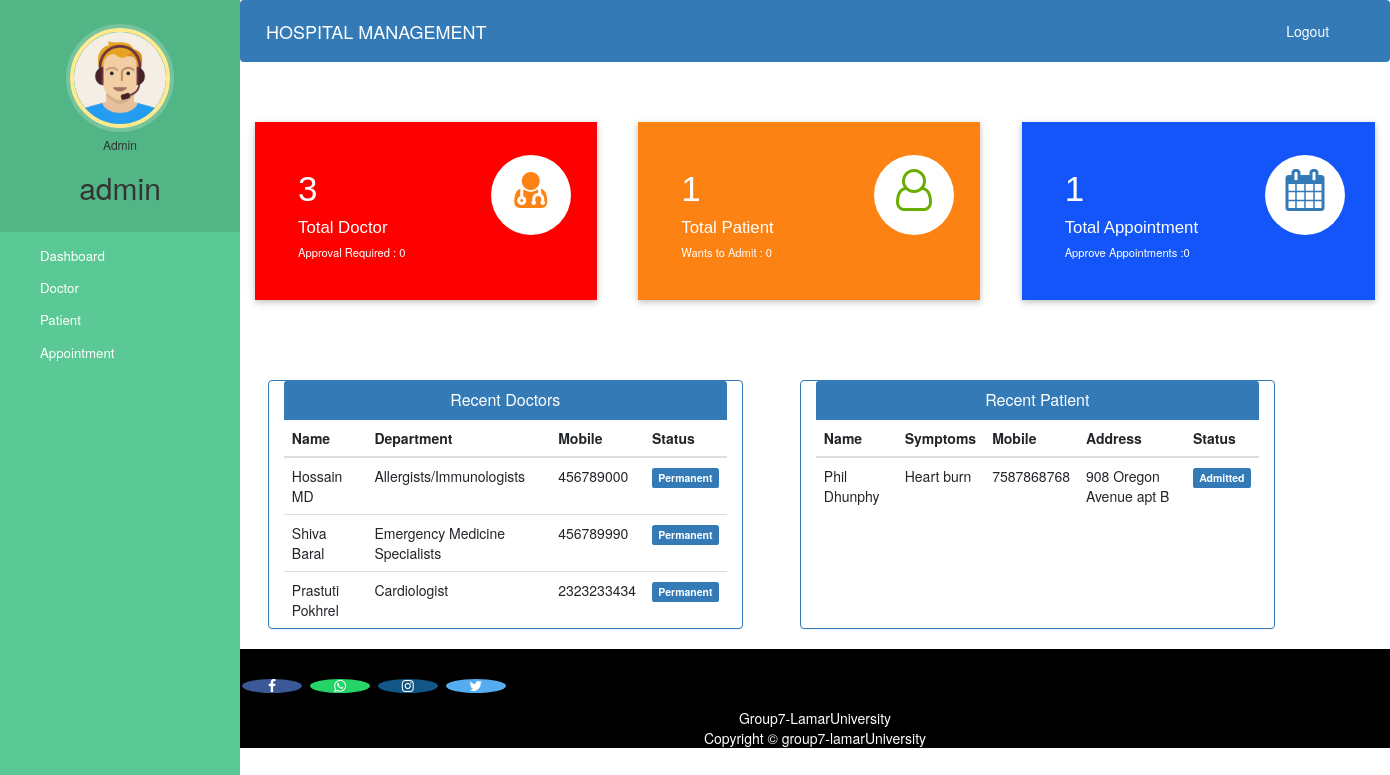
Page /admin-dashboard (signed in) on the committed database.
### hospital/models.py (models this page shows, shortened)
class Doctor(models.Model):
    user=models.OneToOneField(User,on_delete=models.CASCADE)
    profile_pic= models.ImageField(upload_to='profile_pic/DoctorProfilePic/',null=True,blank=True)
    address = models.CharField(max_length=40)
    mobile = models.CharField(max_length=20,null=True)
    department= models.CharField(max_length=50,choices=departments,default='Cardiologist')
    status=models.BooleanField(default=False)
    @property
    def get_name(self):
        return self.user.first_name+" "+self.user.last_name

class Patient(models.Model):
    user=models.OneToOneField(User,on_delete=models.CASCADE)
    profile_pic= models.ImageField(upload_to='profile_pic/PatientProfilePic/',null=True,blank=True)
    address = models.CharField(max_length=40)
    mobile = models.CharField(max_length=20,null=False)
    symptoms = models.CharField(max_length=100,null=False)
    assignedDoctorId = models.PositiveIntegerField(null=True)
    admitDate=models.DateField(auto_now=True)
    status=models.BooleanField(default=False)
    @property
    def get_name(self):
        return self.user.first_name+" "+self.user.last_name

### hospital/views.py (the view)
# urls.py: path('admin-dashboard', views.admin_dashboard_view,name='admin-dashboard'),
@login_required(login_url='adminlogin')
@user_passes_test(is_admin)
def admin_dashboard_view(request):
    doctors=models.Doctor.objects.all().order_by('-id')
    patients=models.Patient.objects.all().order_by('-id')
    doctorcount=models.Doctor.objects.all().filter(status=True).count()
    pendingdoctorcount=models.Doctor.objects.all().filter(status=False).count()
    patientcount=models.Patient.objects.all().filter(status=True).count()
    pendingpatientcount=models.Patient.objects.all().filter(status=False).count()
    appointmentcount=models.Appointment.objects.all().filter(status=True).count()
    pendingappointmentcount=models.Appointment.objects.all().filter(status=False).count()
    mydict={
    'doctors':doctors,
    'patients':patients,
    'doctorcount':doctorcount,
    'pendingdoctorcount':pendingdoctorcount,
    'patientcount':patientcount,
    'pendingpatientcount':pendingpatientcount,
    'appointmentcount':appointmentcount,
    'pendingappointmentcount':pendingappointmentcount,
    }
    return render(request,'hospital/admin_dashboard.html',context=mydict)

### hospital/views.py (called while the page is built)
def is_admin(user):
    return user.groups.filter(name='ADMIN').exists()

### templates/hospital/admin_dashboard.html
{% extends 'hospital/admin_base.html' %}
{% load static %}
{% block content %}
{%include 'hospital/admin_dashboard_cards.html'%}
<br><br><br><br>
<div class="container">
  <div class="row">
    <div class="panel panel-primary col-md-5" style="margin-left:2%;">
      <div class="panel-heading" style="text-align:center;">
        <h6 class="panel-title">Recent Doctors</h6>
      </div>
      <table class="table table-hover" id="dev-table">
        <thead>
          <tr>
            <th>Name</th>
            <th>Department</th>
            <th>Mobile</th>
            <th>Status</th>
          </tr>
        </thead>
        {% for d in doctors %}
        <tr>
          <td> {{d.get_name}}</td>
          <td>{{d.department}}</td>
          <td>{{d.mobile}}</td>
          {%if d.status%}
          <td> <span class="label label-primary">Permanent</span></td>
          {% else %}
          <td> <span class="label label-success">On Hold</span></td>
          {% endif %}
        </tr>
        {% endfor %}
      </table>
    </div>
    <div class="panel panel-primary col-md-5" style="margin-left:5%;">
      <div class="panel-heading" style="text-align:center;">
        <h6 class="panel-title">Recent Patient</h6>
      </div>
      <table class="table table-hover" id="dev-table">
        <thead>
          <tr>
            <th>Name</th>
            <th>Symptoms</th>
            <th>Mobile</th>
            <th>Address</th>
            <th>Status</th>
          </tr>
        </thead>
        {% for p in patients %}
        <tr>
          <td> {{p.get_name}}</td>
          <td>{{p.symptoms}}</td>
          <td>{{p.mobile}}</td>
          <td>{{p.address}}</td>
          {%if p.status%}
          <td> <span class="label label-primary">Admitted</span></td>
          {% else %}
          <td> <span class="label label-success">On Hold</span></td>
          {% endif %}
        </tr>
        {% endfor %}
      </table>
    </div>
  </div>
</div>
{% endblock content %}

### templates/hospital/admin_base.html (shortened to what this page needs)
<!DOCTYPE html>
{% load static %}
<html lang="en">
<head>
  <link rel="stylesheet" href="https://stackpath.bootstrapcdn.com/bootstrap/4.3.1/css/bootstrap.min.css">
  <link rel="stylesheet" href="https://maxcdn.bootstrapcdn.com/font-awesome/4.7.0/css/font-awesome.min.css">
  <link rel="stylesheet" href="{% static 'style.css' %}">
</head>
<body>
  <nav class="menu" tabindex="0">
    <header class="avatar">
      <img src="{% static 'images/adminpropic.png' %}" />
      <h6>Admin</h6>
      <h2>{{ request.user.first_name }}</h2>
    </header>
    <ul>
      <li tabindex="0"> <a style="color:white;" href="/admin-dashboard">Dashboard</a> </li>
      <li tabindex="0"> <a style="color:white;" href="/admin-doctor">Doctor</a></li>
      <li tabindex="0"> <a style="color:white;" href="/admin-patient">Patient</a></li>
      <li tabindex="0"> <a style="color:white;" href="/admin-appointment">Appointment</a></li>
    </ul>
  </nav>
  <main>
    <div class="bs-example">
      <nav class="navbar navbar-expand-md navbar-dark fixed-top" style="background:#337AB7;">
        <a href="/admin-dashboard" class="navbar-brand">HOSPITAL MANAGEMENT</a>
        <div class="collapse navbar-collapse justify-content-between" id="navbarCollapse">
          <div class="navbar-nav" style="margin-left: 90%;">
            <form method="post" action="{% url 'logout' %}" style="display: inline;">
              <button type="submit" class="btn btn-link nav-item nav-link text-white">Logout</button>
            </form>
          </div>
        </div>
      </nav>
    </div>
    <br><br>
    {% block content %}
    {% endblock content %}
    <footer>
      <p>
        <a href="https://facebook.com/group7.luv/" class="fa fa-facebook"></a>
        <a href="https://api.whatsapp.com/send?phone=919572181024" class="fa fa-whatsapp"></a>
        <a href="https://instagram.com/group7.luv" class="fa fa-instagram"></a>
        <a href="https://twitter.com/group7kumar1503" class="fa fa-twitter"></a>
      </p>
      <div style="color:#ffffff;" class="text-center">
        <p>Group7-LamarUniversity <br> Copyright &copy; group7-lamarUniversity </p>
      </div>
    </footer>
  </main>
</body>
</html>

### static/style.css (style rules this page uses)
body { padding-left: 240px; }
main { position: relative; height: 100vh; }
.menu { background: #5bc995; height: 100vh; width: 240px; position: fixed; top: 0px; left: 0; z-index: 5; outline: none; }
.menu .avatar { background: rgba(0, 0, 0, 0.1); padding: 2em 0.5em; text-align: center; }
.menu .avatar img { width: 100px; border-radius: 50%; overflow: hidden; border: 4px solid #ffea92; box-shadow: 0 0 0 4px rgba(255, 255, 255, 0.2); }
.menu .avatar h2 { font-weight: normal; margin-bottom: 0; }
.menu ul { list-style: none; padding: 0.5em 0; margin: 0; }
.menu ul li { padding: 0.5em 1em 0.5em 3em; font-size: 0.95em; font-weight: regular; background-repeat: no-repeat; background-position: left 15px center; background-size: auto 20px; transition: all 0.15s linear; cursor: pointer; }

### templates/hospital/admin_base.html (style rules this page uses)
a:link { text-decoration: none; }
a { color: white; }
footer { padding: 0px; background-color: black; margin: 0px; }
.fa { font-size: 23px; width: 60px; text-align: center; text-decoration: none; margin: 5px 2px; border-radius: 50%; }
.fa-facebook { background: #3B5998; color: white; margin-top: 30px; }
.fa-whatsapp { background: #25d366; color: white; }
.fa-twitter { background: #55ACEE; color: white; }
.fa-instagram { background: #125688; color: white; }
body { padding-left: 240px; }
main { position: relative; height: 100vh; }
.menu { background: #5bc995; height: 100vh; width: 240px; position: fixed; top: 0; left: 0; z-index: 5; }
.menu .avatar { background: rgba(0, 0, 0, 0.1); padding: 2em 0.5em; text-align: center; }
.menu .avatar img { width: 100px; border-radius: 50%; border: 4px solid #ffea92; }
.menu ul { list-style: none; padding: 0.5em 0; margin: 0; }
.menu ul li { padding: 0.5em 1em 0.5em 3em; font-size: 0.95em; cursor: pointer; }

### rows in the picture
Doctor: get_name "Hossain MD", department "Allergists/Immunologists", mobile "456789000", status "Permanent"
Doctor: get_name "Shiva Baral", department "Emergency Medicine Specialists", mobile "456789990", status "Permanent"
Doctor: get_name "Prastuti Pokhrel", department "Cardiologist", mobile "2323233434", status "Permanent"
Patient: get_name "Phil Dhunphy", symptoms "Heart burn", mobile "7587868768", address "908 Oregon Avenue apt B", status "Admitted"

### other values in the picture
{{ request.user.first_name }} "admin"
{{ doctorcount }} "3"
{{ pendingdoctorcount }} "0"
{{ patientcount }} "1"
{{ pendingpatientcount }} "0"
{{ appointmentcount }} "1"
{{ pendingappointmentcount }} "0"
